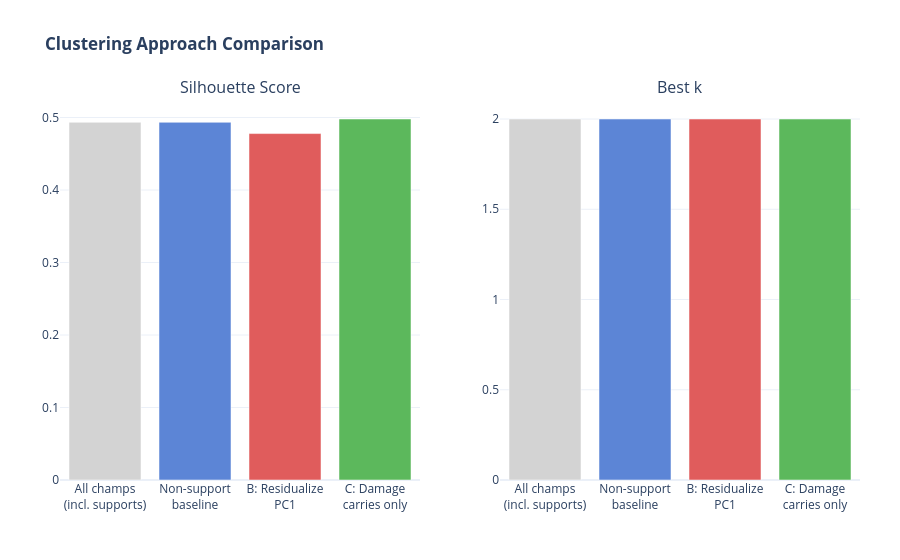

The code cell stored with this chart in its notebook:
### Code cell
# ── Alternative Clustering Approaches ─────────────────────────────────────────
# Shows why supports were excluded (baseline all-champs vs non-support),
# then compares strategies *within* the non-support set.

champs_carry = coef_matrix.index.tolist()          # already filtered (non-support)
champs_full  = coef_matrix_full.index.tolist()     # all champions including supports

M_carry = coef_matrix[CLUSTER_FEATURES].values
M_full  = coef_matrix_full[CLUSTER_FEATURES].values

def _run_clustering(M, champs, label):
    scores = {}
    for k in range(2, 9):
        if k >= len(champs): break
        lbls = KMeans(n_clusters=k, random_state=RANDOM_STATE, n_init=10).fit_predict(M)
        scores[k] = silhouette_score(M, lbls)
    best_k = max(scores, key=scores.get)
    best_labels = KMeans(n_clusters=best_k, random_state=RANDOM_STATE, n_init=10).fit_predict(M)
    print(f"\n{label}")
    print(f"  n={len(champs)}  best_k={best_k}  silhouette={scores[best_k]:.4f}")
    print(f"  Cluster sizes: {pd.Series(best_labels).value_counts().sort_index().to_dict()}")
    return best_k, scores[best_k], best_labels, scores

# ── All champions (shows why we split out supports) ───────────────────────────
k_full, sil_full, labels_full, _ = _run_clustering(M_full, champs_full, "All champions (includes supports)")

# ── Non-support baseline ──────────────────────────────────────────────────────
k_carry, sil_carry, labels_carry, _ = _run_clustering(M_carry, champs_carry, "Non-support baseline (current pipeline)")

crosstab_carry = pd.crosstab(
    pd.Series([get_class(c) for c in champs_carry], name="class"),
    pd.Series(labels_carry, name="cluster"),
)
print(crosstab_carry.to_string())

# ── B: Residualize PC1 within non-supports ────────────────────────────────────
pca1 = PCA(n_components=1, random_state=RANDOM_STATE)
pc1_proj = pca1.fit_transform(M_carry)
M_resid  = M_carry - pca1.inverse_transform(pc1_proj)
k_resid, sil_resid, labels_resid, _ = _run_clustering(M_resid, champs_carry, "B: Residualize dominant axis (within non-supports)")

crosstab_resid = pd.crosstab(
    pd.Series([get_class(c) for c in champs_carry], name="class"),
    pd.Series(labels_resid, name="cluster"),
)
print(crosstab_resid.to_string())

# ── C: Stratified — damage vs utility within non-supports ─────────────────────
UTILITY_CLASSES = {"Specialist"}   # adjust if needed
champs_dmg = [c for c in champs_carry if get_class(c) not in UTILITY_CLASSES]
champs_utl = [c for c in champs_carry if get_class(c) in UTILITY_CLASSES]
M_dmg = coef_matrix.loc[champs_dmg, CLUSTER_FEATURES].values

k_dmg, sil_dmg, labels_dmg, _ = _run_clustering(M_dmg, champs_dmg, "C: Damage-focused carries only")
sil_c = sil_dmg   # simplified — utility group too small to cluster meaningfully

# ── Summary plot ──────────────────────────────────────────────────────────────
labels_plot  = ["All champs<br>(incl. supports)", "Non-support<br>baseline", "B: Residualize<br>PC1", "C: Damage<br>carries only"]
sils         = [sil_full, sil_carry, sil_resid, sil_c]
ks           = [k_full,   k_carry,   k_resid,   k_dmg]
colors_bar   = ["lightgrey", "#5c85d6", "#e05c5c", "#5cb85c"]

fig = make_subplots(rows=1, cols=2, subplot_titles=["Silhouette Score", "Best k"])
fig.add_trace(go.Bar(x=labels_plot, y=sils, marker_color=colors_bar, showlegend=False,
                     hovertemplate="%{x}<br>Silhouette: %{y:.4f}<extra></extra>"), row=1, col=1)
fig.add_trace(go.Bar(x=labels_plot, y=ks, marker_color=colors_bar, showlegend=False,
                     hovertemplate="%{x}<br>k=%{y}<extra></extra>"), row=1, col=2)
fig.update_layout(
    title=dict(text="<b>Clustering Approach Comparison</b>", font_size=17),
    template=PLOTLY_TEMPLATE, height=400,
    margin=dict(l=60, r=40, t=100, b=80),
)
fig.show()

print("\n── Verdict ──────────────────────────────────────────────────────────")
best_sil = max(zip(labels_plot, sils), key=lambda x: x[1])
most_k   = max(zip(labels_plot, ks),   key=lambda x: x[1])
print(f"  Highest silhouette: {best_sil[0].replace('<br>', ' ')} ({best_sil[1]:.4f})")
print(f"  Most clusters:      {most_k[0].replace('<br>', ' ')} (k={most_k[1]})")

### Figure 1 — Plotly figure (JSON) as saved in the notebook; plotly's stock layout.template omitted (floating-point values rounded to 4 significant figures)
{"data": [{"hovertemplate": "%{x}<br>Silhouette: %{y:.4f}<extra></extra>", "marker": {"color": ["lightgrey", "#5c85d6", "#e05c5c", "#5cb85c"]}, "showlegend": false, "type": "bar", "x": ["All champs<br>(incl. supports)", "Non-support<br>baseline", "B: Residualize<br>PC1", "C: Damage<br>carries only"], "xaxis": "x", "y": [0.4934, 0.4934, 0.4779, 0.498], "yaxis": "y"}, {"hovertemplate": "%{x}<br>k=%{y}<extra></extra>", "marker": {"color": ["lightgrey", "#5c85d6", "#e05c5c", "#5cb85c"]}, "showlegend": false, "type": "bar", "x": ["All champs<br>(incl. supports)", "Non-support<br>baseline", "B: Residualize<br>PC1", "C: Damage<br>carries only"], "xaxis": "x2", "y": [2, 2, 2, 2], "yaxis": "y2"}], "layout": {"annotations": [{"font": {"size": 16}, "showarrow": false, "text": "Silhouette Score", "x": 0.225, "xanchor": "center", "xref": "paper", "y": 1, "yanchor": "bottom", "yref": "paper"}, {"font": {"size": 16}, "showarrow": false, "text": "Best k", "x": 0.775, "xanchor": "center", "xref": "paper", "y": 1, "yanchor": "bottom", "yref": "paper"}], "autosize": true, "margin": {"b": 80, "l": 60, "r": 40, "t": 100}, "title": {"font": {"size": 17}, "text": "<b>Clustering Approach Comparison</b>"}, "xaxis": {"anchor": "y", "autorange": true, "domain": [0, 0.45], "range": [-0.5, 3.5], "type": "category"}, "xaxis2": {"anchor": "y2", "autorange": true, "domain": [0.55, 1], "range": [-0.5, 3.5], "type": "category"}, "yaxis": {"anchor": "x", "autorange": true, "domain": [0, 1], "range": [0, 0.5242], "type": "linear"}, "yaxis2": {"anchor": "x2", "autorange": true, "domain": [0, 1], "range": [0, 2.105], "type": "linear"}}}
